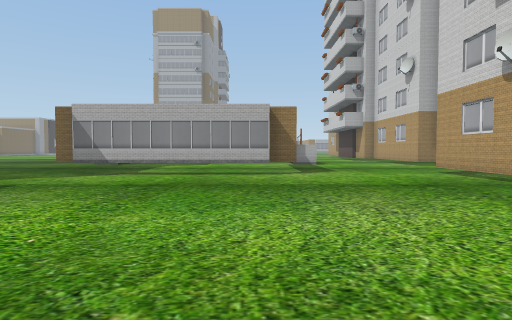
View 1 (above)

24 first-person views from a walk through a scene from a Unity 3-D project. The camera is 1.3 m above the floor, tilts 2° down and sees 80° across. The floor is counted in squares, 2 m on a side. Each view is taken from the middle of a square. On the plan, view 1 faces up. The plan holds only what a view shows up to about 10 squares ahead; the rest is blank. The place goes on beyond the plan.

View 2
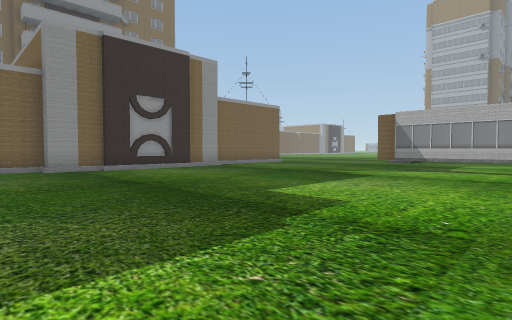

View 3
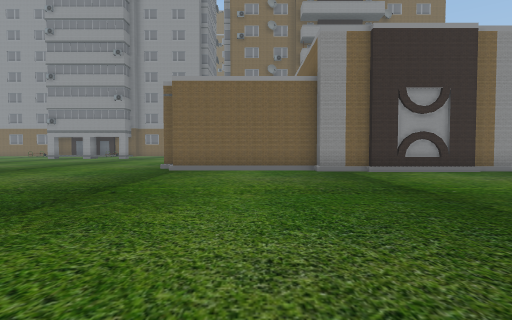

View 4
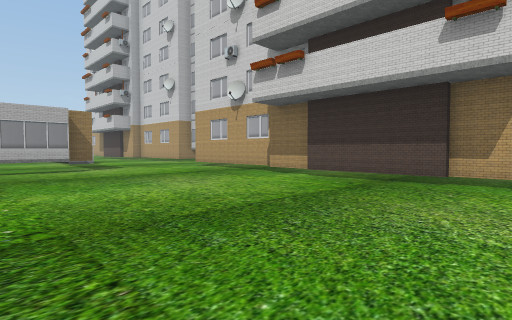

View 5
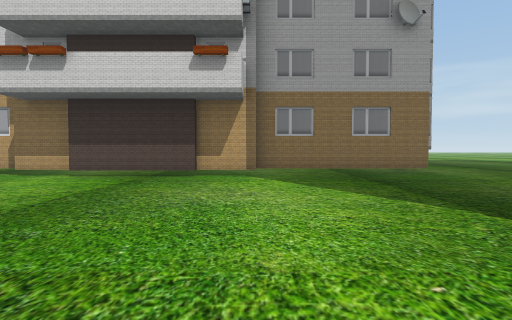

View 6
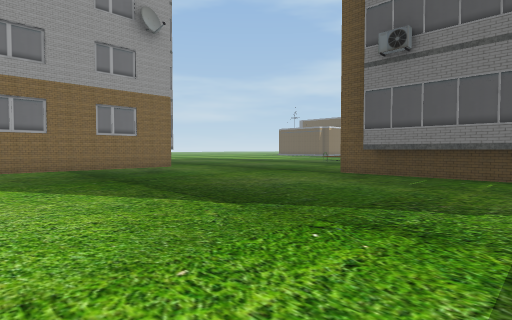

View 7
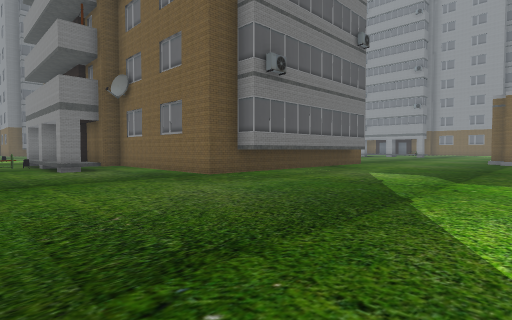

View 8
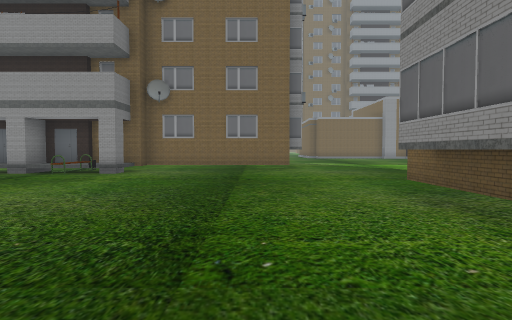

View 9
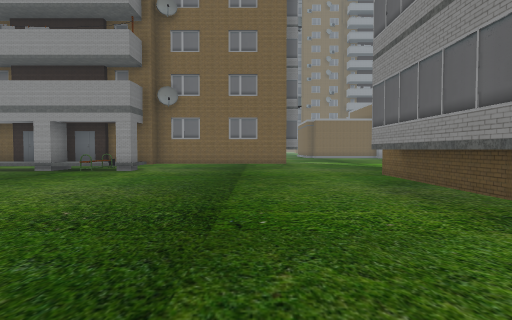

View 10
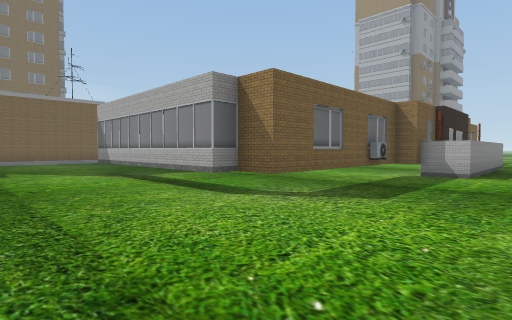

View 11
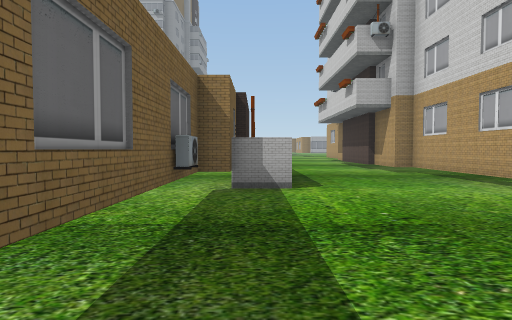

View 12
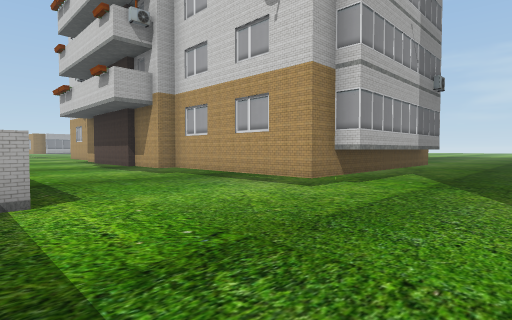

View 13
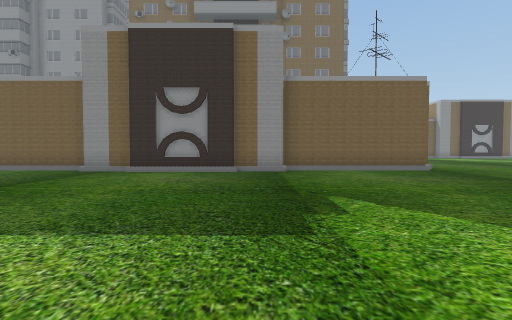

View 14
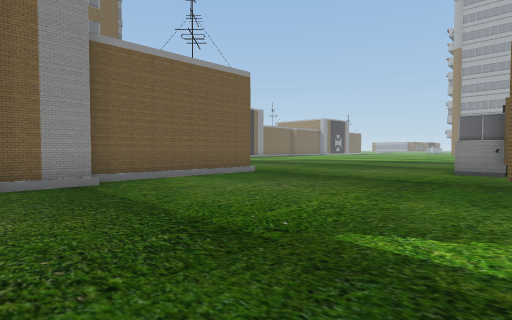

View 15
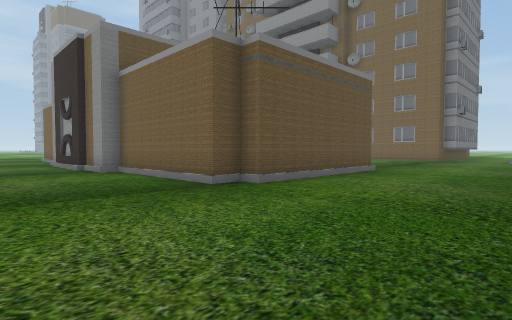

View 16
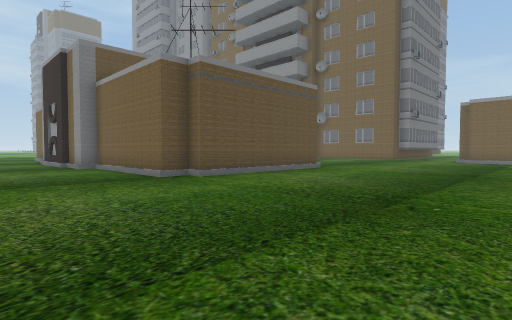

View 17
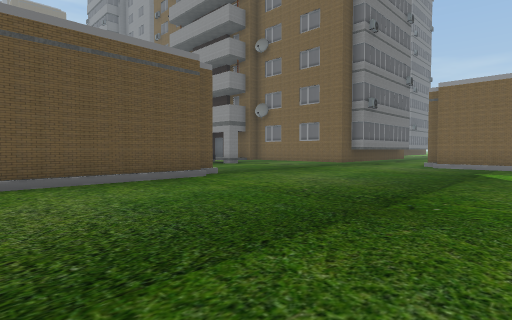

View 18
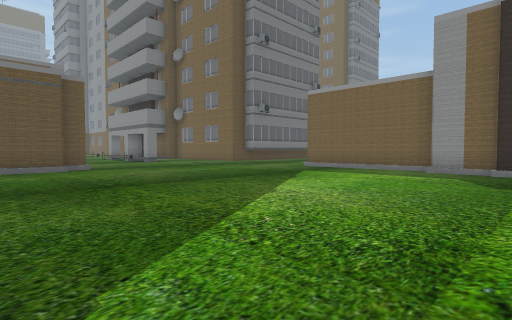

View 19
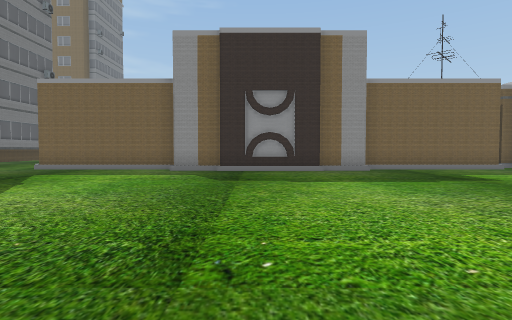

View 20
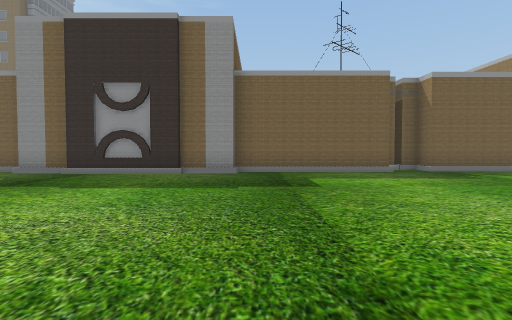

View 21
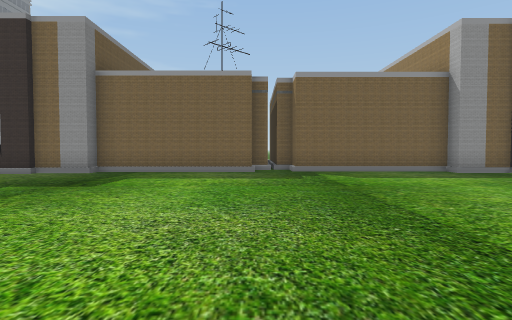

View 22
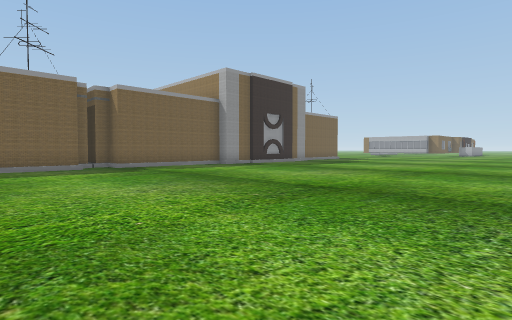

View 23
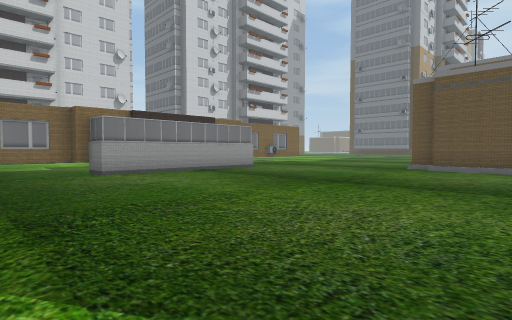

View 24
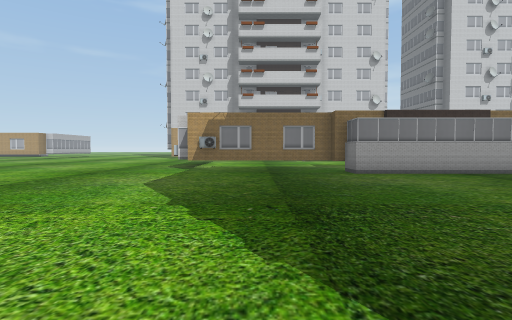

### Floor plan
Key: @ floor where view 1 was taken; # wall or solid block; . floor; T thing the floor can be seen under or through; B bench.
Columns run from 25 left of view 1 to 11 right of it. Each row starts with its distance up from view 1.
 34 #... ......
 33 #..........
 32 #..........
 31 #...........
 30 #...........
 29 #...........       ..
 28 #...........      ...
 27 #...........     ....
 26 #...........    .....
 25 #.........    .......
 24 #........    ........
 23 #........   ........#
 22 ##........ .........#
 21  #..................#
 20 ##..................#..      ..#
 19 #...................#..      ..#
 18 #.................##..     #...#
 17 #.................#       .#...##
 16 #.................#      ..#....#
 15 #.................#      ..#....#
 14 #.................#     ...#....#
 13 ..................##    ..T#....#
 12    ................#    ..T.....#####
 11     ................  ....T..........
 10      ..#######...... .....T..........
  9              #......#.....T....
  8              #.......TTTTT....#
  7              #................#
  6              #................#
  5              ##...............#
  4               #...............#
  3               #...............#
  2               #...............#
  1               #...............#
  0              ##..........@....#
 -1              #................#
 -2              #................#
 -3              #................#
 -4              #................#
 -5              .................#
 -6              .................####
 -7              ..... ............####
 -8              ....   ######..........
 -9              ...         #...........
-10              ..          #..........
-11                          #.........
-12                          #........
-13                          ###BB...

Where each view was taken, in squares from view 1:
view 1: 0 up, 0 right, facing up
view 2: 2 down, 1 left, facing up-left
view 3: 2 down, 2 left, facing left
view 4: 2 down, 2 left, facing up-right
view 5: 2 down, 3 left, facing right
view 6: 2 down, 3 left, facing down-right
view 7: 3 down, 4 right, facing down-left
view 8: 9 down, 10 right, facing left
view 9: 9 down, 11 right, facing left
view 10: 5 up, 4 right, facing up-left
view 11: 8 up, 2 right, facing up
view 12: 9 up, 2 right, facing up-right
view 13: 5 up, 2 left, facing left
view 14: 4 up, 5 left, facing up-left
view 15: 15 up, 8 left, facing down-left
view 16: 17 up, 8 left, facing down-left
view 17: 17 up, 13 left, facing down-left
view 18: 21 up, 15 left, facing down-left
view 19: 21 up, 15 left, facing left
view 20: 25 up, 16 left, facing left
view 21: 29 up, 16 left, facing left
view 22: 26 up, 14 left, facing up-left
view 23: 21 up, 15 left, facing down-right
view 24: 21 up, 15 left, facing right
